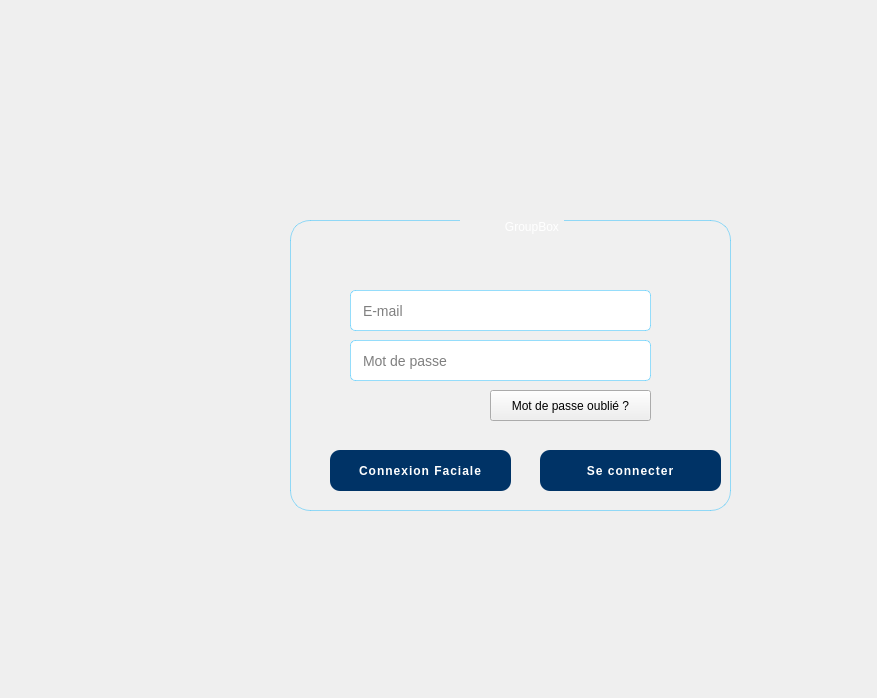
<?xml version="1.0" encoding="UTF-8"?>
<ui version="4.0">
 <class>Dialog</class>
 <widget class="QDialog" name="Dialog">
  <property name="geometry">
   <rect>
    <x>0</x>
    <y>0</y>
    <width>877</width>
    <height>698</height>
   </rect>
  </property>
  <property name="windowTitle">
   <string>Dialog</string>
  </property>
  <widget class="QLabel" name="label">
   <property name="geometry">
    <rect>
     <x>-80</x>
     <y>-350</y>
     <width>1421</width>
     <height>1421</height>
    </rect>
   </property>
   <property name="styleSheet">
    <string notr="true">image: url(:/new/prefix1/resources/back.jpeg);</string>
   </property>
   <property name="text">
    <string/>
   </property>
  </widget>
  <widget class="QLabel" name="label_4">
   <property name="geometry">
    <rect>
     <x>200</x>
     <y>0</y>
     <width>591</width>
     <height>241</height>
    </rect>
   </property>
   <property name="styleSheet">
    <string notr="true">image: url(:/new/prefix1/resources/475038336_657821386805867_9178055062394887346_n__1_-removebg-preview.png);</string>
   </property>
   <property name="text">
    <string/>
   </property>
  </widget>
  <widget class="QGroupBox" name="groupBox_2">
   <property name="geometry">
    <rect>
     <x>290</x>
     <y>220</y>
     <width>441</width>
     <height>291</height>
    </rect>
   </property>
   <property name="styleSheet">
    <string notr="true">QGroupBox {
    background-color: rgba(255, 255, 255, 0.08);  /* presque blanc translucide */
    border: 1px solid rgba(0, 180, 255, 0.4);
    border-radius: 20px;
    backdrop-filter: blur(10px);  /* Ce ne marche pas dans Qt CSS, mais simule-le avec image + transparence */
    padding: 20px;
}


QGroupBox:title {
    color: white;
    subcontrol-origin: margin;
    subcontrol-position: top center;
    padding: 0 3px;
}
</string>
   </property>
   <property name="title">
    <string>            GroupBox</string>
   </property>
   <widget class="QLineEdit" name="lineEdit">
    <property name="geometry">
     <rect>
      <x>60</x>
      <y>70</y>
      <width>301</width>
      <height>41</height>
     </rect>
    </property>
    <property name="styleSheet">
     <string notr="true">background-color: rgb(255, 255, 255);
     border: 1px solid rgba(0, 180, 255, 0.4);
    border-radius: 20px;
color: rgb(0, 0, 0);

    border-radius: 5px;
    padding: 10px;
    font-size: 14px;</string>
    </property>
    <property name="inputMask">
     <string/>
    </property>
    <property name="placeholderText">
     <string>E-mail</string>
    </property>
   </widget>
   <widget class="QLineEdit" name="lineEdit_2">
    <property name="geometry">
     <rect>
      <x>60</x>
      <y>120</y>
      <width>301</width>
      <height>41</height>
     </rect>
    </property>
    <property name="styleSheet">
     <string notr="true">background-color: rgb(255, 255, 255);
     border: 1px solid rgba(0, 180, 255, 0.4);

color: rgb(0, 0, 0);
 
    border-radius: 5px;
    padding: 10px;
    font-size: 14px;</string>
    </property>
    <property name="placeholderText">
     <string>Mot de passe</string>
    </property>
   </widget>
   <widget class="QPushButton" name="Login">
    <property name="geometry">
     <rect>
      <x>250</x>
      <y>230</y>
      <width>181</width>
      <height>41</height>
     </rect>
    </property>
    <property name="styleSheet">
     <string notr="true">QPushButton {
    background-color: #003366;
    color: white;
    border-radius: 10px;
    padding: 10px;
    font-weight: bold;
    letter-spacing: 1px;
}

QPushButton:hover {
    background-color: #005599;
}
</string>
    </property>
    <property name="text">
     <string>Se connecter</string>
    </property>
   </widget>
   <widget class="QPushButton" name="forgotPasswordBtn">
    <property name="geometry">
     <rect>
      <x>200</x>
      <y>170</y>
      <width>161</width>
      <height>31</height>
     </rect>
    </property>
    <property name="text">
     <string>Mot de passe oublié ?</string>
    </property>
   </widget>
   <widget class="QPushButton" name="Login_2">
    <property name="geometry">
     <rect>
      <x>40</x>
      <y>230</y>
      <width>181</width>
      <height>41</height>
     </rect>
    </property>
    <property name="styleSheet">
     <string notr="true">QPushButton {
    background-color: #003366;
    color: white;
    border-radius: 10px;
    padding: 10px;
    font-weight: bold;
    letter-spacing: 1px;
}

QPushButton:hover {
    background-color: #005599;
}
</string>
    </property>
    <property name="text">
     <string>Connexion Faciale</string>
    </property>
   </widget>
  </widget>
 </widget>
 <resources/>
 <connections/>
</ui>
